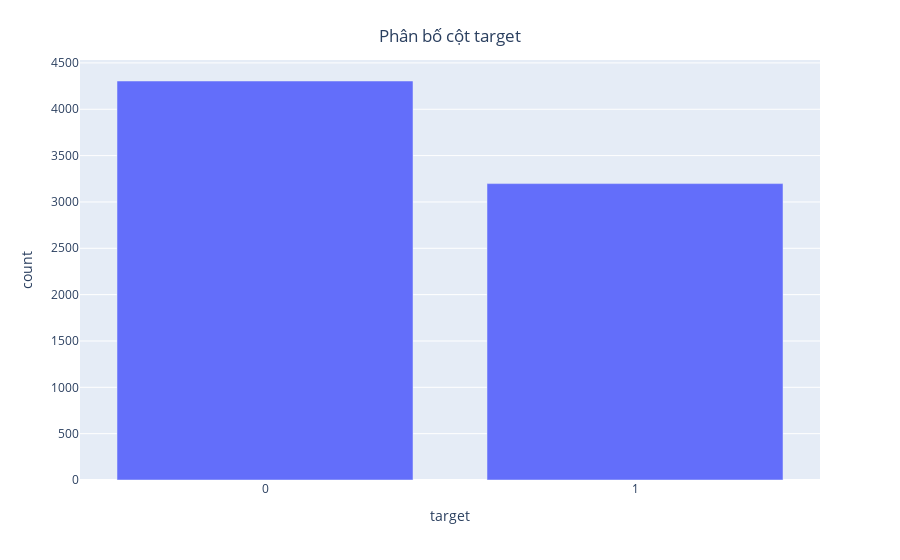

Notebook code cell kept with this figure:
### Markdown cell above
## Khám phá dữ liệu

### Code cell
count_target = train_df.groupby("target").count()
count_target = count_target.rename(columns={"text": "count"})
fig = px.bar(count_target, x=count_target.index, y='count')
fig.update_layout(xaxis={'type': 'category'}, title={
            'text': 'Phân bố cột target',
            'x': 0.5,  # Giữa trục x
            'xanchor': 'center',  # Căn giữa theo trục x
            'yanchor': 'top'  # Căn theo trục y
        })
fig.show()

### Figure 1 — Plotly figure (JSON) as saved in the notebook; plotly's stock layout.template omitted (floating-point values rounded to 4 significant figures)
{"data": [{"alignmentgroup": "True", "hovertemplate": "target=%{x}<br>count=%{y}<extra></extra>", "legendgroup": "", "marker": {"color": "#636efa", "pattern": {"shape": ""}}, "name": "", "offsetgroup": "", "orientation": "v", "showlegend": false, "textposition": "auto", "type": "bar", "x": [0, 1], "xaxis": "x", "y": [4305, 3198], "yaxis": "y"}], "layout": {"barmode": "relative", "legend": {"tracegroupgap": 0}, "margin": {"t": 60}, "title": {"text": "Phân bố cột target", "x": 0.5, "xanchor": "center", "yanchor": "top"}, "xaxis": {"anchor": "y", "domain": [0, 1], "title": {"text": "target"}, "type": "category"}, "yaxis": {"anchor": "x", "domain": [0, 1], "title": {"text": "count"}}}}
